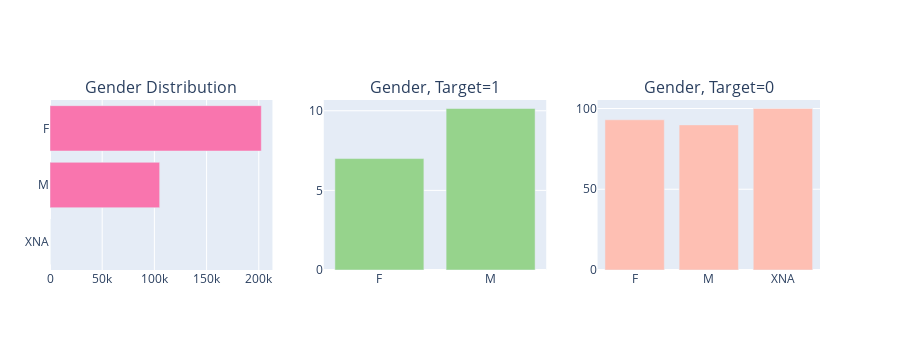

The code cell stored with this chart in its notebook:
### Markdown cell above
> The target variable in this dataset is slightly unbalanced with the majority of loans having the target equal to 0, indicating that individuals have no problem paying their repayments on time. There are around 91% of loans or around 282 thousand loan applications with a target = 0, while only 9% of the total loans (around 24 thousand applications) in this dataset involve applications that have problems paying off loans or making installments.

### 2.3 Gender Type of Applicants

### Code cell
tr0 = bar_hor(app_train, "CODE_GENDER", "Distribution of CODE_GENDER Variable" ,"#f975ae", w=700, lm=100, return_trace= True)
tr1, tr2 = gp('CODE_GENDER', 'Distribution of Target with Applicant Gender')

fig = tools.make_subplots(rows=1, cols=3, print_grid=False, subplot_titles = ["Gender Distribution" , "Gender, Target=1" ,"Gender, Target=0"])
fig.append_trace(tr0, 1, 1);
fig.append_trace(tr1, 1, 2);
fig.append_trace(tr2, 1, 3);
fig['layout'].update(height=350, showlegend=False, margin=dict(l=50));
iplot(fig);

### Figure 1 — Plotly figure (JSON) as saved in the notebook; plotly's stock layout.template omitted (floating-point values rounded to 4 significant figures)
{"data": [{"marker": {"color": "#f975ae"}, "orientation": "h", "type": "bar", "x": [4, 105059, 202448], "xaxis": "x", "y": ["XNA", "M", "F"], "yaxis": "y"}, {"marker": {"color": "#96D38C"}, "name": "Target : 1", "type": "bar", "x": ["F", "M"], "xaxis": "x2", "y": [6.999, 10.14], "yaxis": "y2"}, {"marker": {"color": "#FEBFB3"}, "name": "Target : 0", "type": "bar", "x": ["F", "M", "XNA"], "xaxis": "x3", "y": [93.0, 89.86, 100], "yaxis": "y3"}], "layout": {"annotations": [{"font": {"size": 16}, "showarrow": false, "text": "Gender Distribution", "x": 0.1444, "xanchor": "center", "xref": "paper", "y": 1, "yanchor": "bottom", "yref": "paper"}, {"font": {"size": 16}, "showarrow": false, "text": "Gender, Target=1", "x": 0.5, "xanchor": "center", "xref": "paper", "y": 1, "yanchor": "bottom", "yref": "paper"}, {"font": {"size": 16}, "showarrow": false, "text": "Gender, Target=0", "x": 0.8556, "xanchor": "center", "xref": "paper", "y": 1, "yanchor": "bottom", "yref": "paper"}], "height": 350, "margin": {"l": 50}, "showlegend": false, "xaxis": {"anchor": "y", "domain": [0, 0.2889]}, "xaxis2": {"anchor": "y2", "domain": [0.3556, 0.6444]}, "xaxis3": {"anchor": "y3", "domain": [0.7111, 1]}, "yaxis": {"anchor": "x", "domain": [0, 1]}, "yaxis2": {"anchor": "x2", "domain": [0, 1]}, "yaxis3": {"anchor": "x3", "domain": [0, 1]}}}
